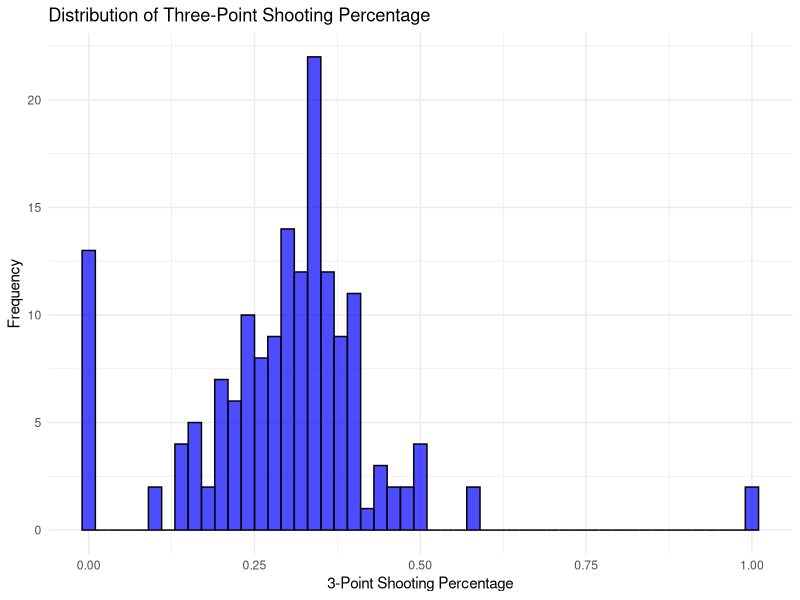
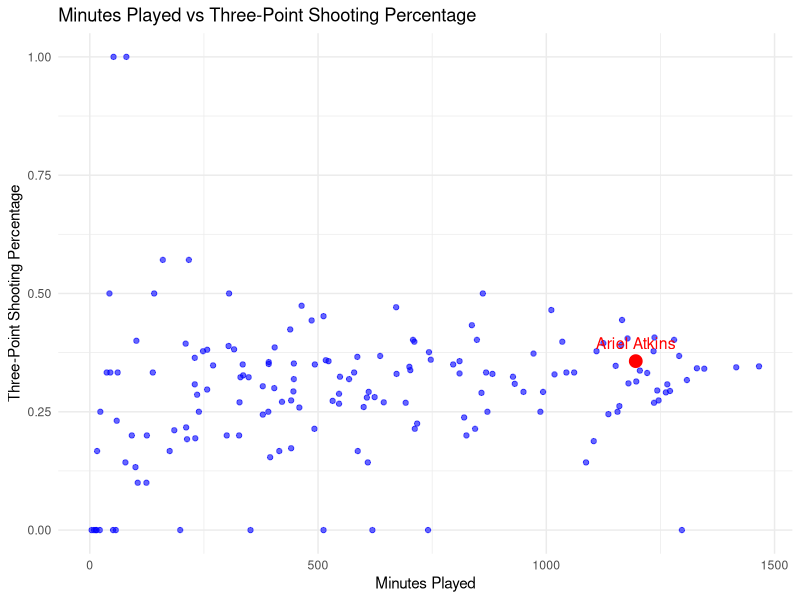

R code for these plots, in order:
## ---- chunk 1
knitr::opts_chunk$set(echo = TRUE)
## ---- chunk 2
library(readr)

wnba <- read_csv("wnba1.csv")
## ---- chunk 3
nrow(wnba)
## ---- chunk 4
library(ggplot2)
library(dplyr)

wnba_clean <- wnba |>
  filter(is.finite(three_point_persentage))

ggplot(wnba_clean, aes(x = three_point_persentage)) +
  geom_histogram(binwidth = 0.02, fill = "blue", color = "black", alpha = 0.7) +
  labs(title = "Distribution of Three-Point Shooting Percentage", 
       x = "3-Point Shooting Percentage", 
       y = "Frequency") +
  theme_minimal()



summary_stats <- wnba_clean |>
  summarise(
    Mean = mean(three_point_persentage, na.rm = TRUE),
    Median = median(three_point_persentage, na.rm = TRUE),
    Std_Dev = sd(three_point_persentage, na.rm = TRUE),
    IQR = IQR(three_point_persentage, na.rm = TRUE),
    Min = min(three_point_persentage, na.rm = TRUE),
    Max = max(three_point_persentage, na.rm = TRUE)
  )

library(knitr)

kable(summary_stats, caption = "Summary Statistics for Three-Point Shooting Percentage")


## ---- chunk 5

wnba_clean <- wnba %>%
  filter(is.finite(Minutes_played), is.finite(three_point_persentage))

# Choose the player to highlight
highlight_player <- "Ariel Atkins"

# Create the scatter plot
ggplot(wnba_clean, aes(x = Minutes_played, y = three_point_persentage)) +
  geom_point(color = "blue", alpha = 0.6) +                    # Scatter points
  geom_point(data = wnba_clean[wnba_clean$Player == highlight_player, ], 
             aes(x = Minutes_played, y = three_point_persentage), color = "red", size = 4) +  # Highlight player
  geom_text(data = wnba_clean[wnba_clean$Player == highlight_player, ], 
            aes(label = Player), vjust = -1, color = "red", size = 4) + # Add label
  labs(title = "Minutes Played vs Three-Point Shooting Percentage",
       x = "Minutes Played", 
       y = "Three-Point Shooting Percentage") +
  theme_minimal()


